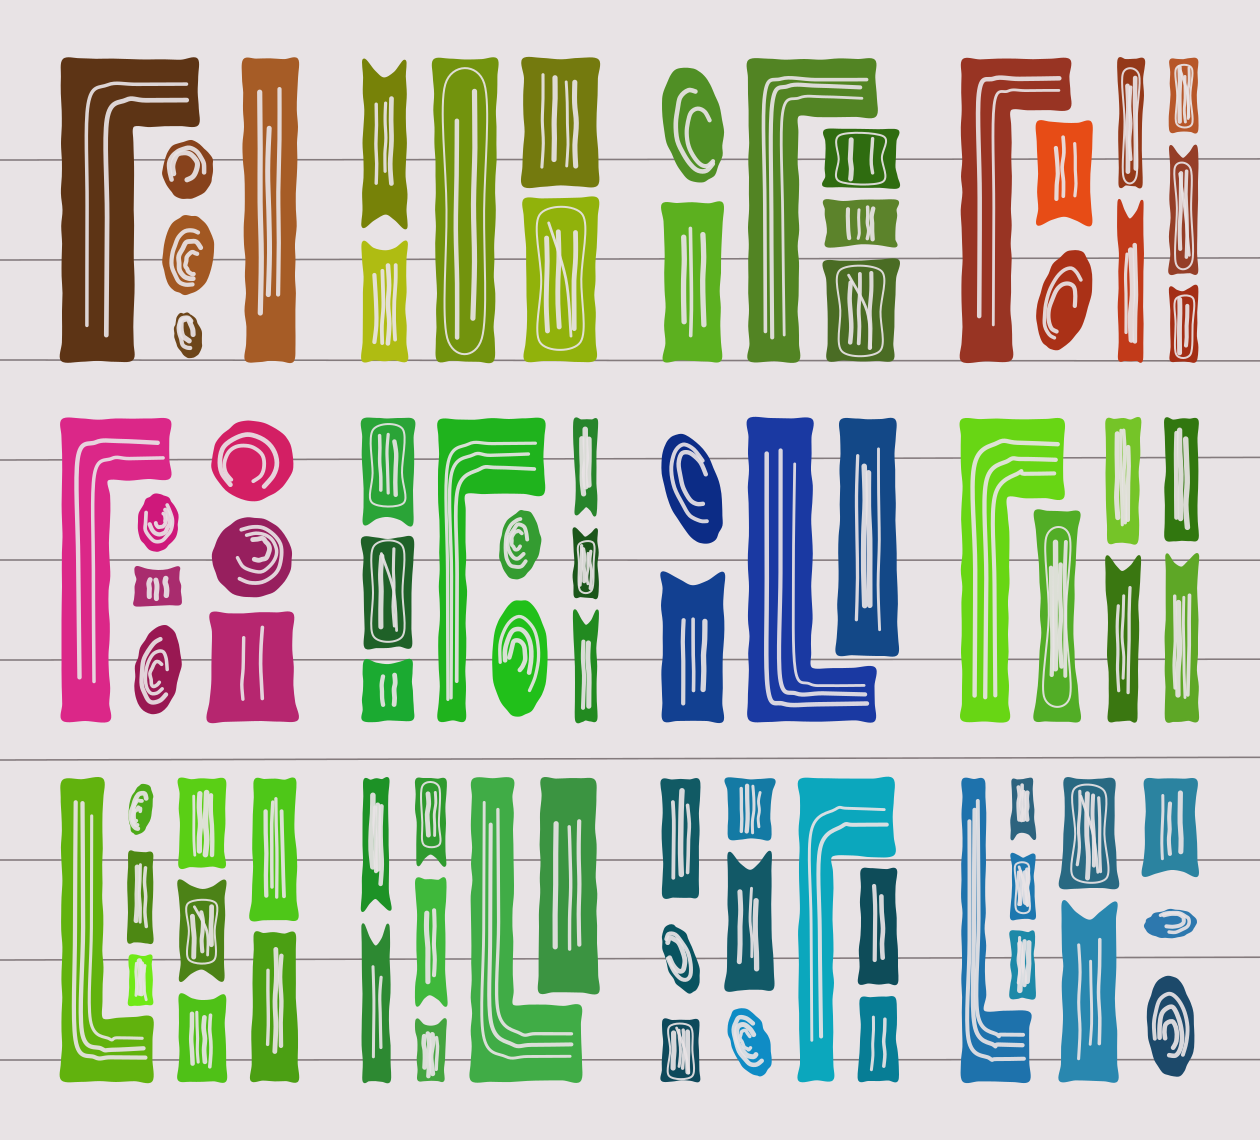

The Python source for this figure:
#!/usr/bin/env python3
"""
Random hand-drawn "alien script" glyph generator.

Each glyph is split into vertical columns, and each column is stacked with
segments: pinched bars, (optionally notched) blocks, and ovals with spiral
cut-outs. Everything is wobbled and drawn as a filled marker shape with white
"streak" gaps, like felt-tip on paper.

Each glyph gets a random hue; its shapes vary in shade.

Output is plain SVG (stdlib only). PNG too if cairosvg is installed.

  python3 glyphs.py                      # 3x4 sheet -> glyphs.svg
  python3 glyphs.py --rows 1 --cols 1 --size 400 --seed 42
  python3 glyphs.py --color "#1e8c2b" --png glyphs.png   # all shades of green
"""
import argparse
import colorsys
import math
import random

PAPER = "#e8e3e5"
RULE = "#5a4f52"


# ---------- geometry helpers ----------

def catmull_rom(pts, closed=True):
    """Turn a point list into a smooth SVG path (Catmull-Rom -> cubic Bezier)."""
    n = len(pts)
    if n < 2:
        return ""
    def P(i):
        return pts[i % n] if closed else pts[max(0, min(n - 1, i))]
    d = [f"M{pts[0][0]:.1f},{pts[0][1]:.1f}"]
    rng = range(n) if closed else range(n - 1)
    for i in rng:
        p0, p1, p2, p3 = P(i - 1), P(i), P(i + 1), P(i + 2)
        c1 = (p1[0] + (p2[0] - p0[0]) / 6, p1[1] + (p2[1] - p0[1]) / 6)
        c2 = (p2[0] - (p3[0] - p1[0]) / 6, p2[1] - (p3[1] - p1[1]) / 6)
        d.append(f"C{c1[0]:.1f},{c1[1]:.1f} {c2[0]:.1f},{c2[1]:.1f} {p2[0]:.1f},{p2[1]:.1f}")
    if closed:
        d.append("Z")
    return " ".join(d)


def _flip_path(d, y, h):
    """Mirror an SVG path (M/C/Z with absolute coords) vertically about y + h/2."""
    out = []
    for tok in d.split():
        cmd = tok[0] if tok[0].isalpha() else ""
        body = tok[len(cmd):]
        if "," in body:
            px, py = body.split(",")
            body = f"{px},{2 * y + h - float(py):.1f}"
        out.append(cmd + body)
    return " ".join(out)


def wobble(pts, amt, rng):
    return [(x + rng.uniform(-amt, amt), y + rng.uniform(-amt, amt)) for x, y in pts]


# ---------- shape primitives ----------

class Pen:
    def __init__(self, rng, color, scale):
        self.rng, self.color, self.s = rng, color, scale
        self.outline = False   # True: thick outlines only, no fill or streaks
        self.out = []

    def shape(self, pts, inner_paths):
        r, s = self.rng, self.s
        body = catmull_rom(wobble(pts, 1.2 * s, r))
        if self.outline:
            self.out.append(f'<path d="{body}" fill="none" stroke="{self.color}" '
                            f'stroke-width="{7*s:.1f}" stroke-linejoin="round"/>')
            return
        self.out.append(f'<path d="{body}" fill="{self.color}" stroke="{self.color}" '
                        f'stroke-width="{3*s:.1f}" stroke-linejoin="round"/>')
        for p, w in inner_paths:
            self.out.append(f'<path d="{p}" fill="none" stroke="{PAPER}" stroke-opacity="0.92" '
                            f'stroke-width="{w:.1f}" stroke-linecap="round"/>')

    def block(self, x, y, w, h, pinch=0.0, taper=0.0, notch_top=0.0, notch_bot=0.0):
        """Rectangle-ish block; pinch narrows the middle, notches bite the ends."""
        r, s = self.rng, self.s
        cx = x + w / 2

        def half(t):
            # never wider than the column: margin covers stroke + wobble, taper only narrows
            base = w / 2 - 3.5 * s
            shrink = abs(taper) * (t if taper > 0 else 1 - t)
            return base * (1 - pinch * math.sin(math.pi * t)) * (1 - shrink)

        def notch(u, depth):
            k = 1 - ((u - 0.5) / 0.32) ** 2
            return depth * h * math.sqrt(k) if k > 0 else 0.0

        n_h = max(6, int(h / (20 * s)))
        n_w = max(4, int(w / (20 * s)))
        pts = []
        for i in range(n_w + 1):                       # top, left -> right
            u = i / n_w
            pts.append((cx + (2 * u - 1) * half(0), y + notch(u, notch_top)))
        for i in range(1, n_h):                        # right side, down
            t = i / n_h
            pts.append((cx + half(t), y + t * h))
        for i in range(n_w, -1, -1):                   # bottom, right -> left
            u = i / n_w
            pts.append((cx + (2 * u - 1) * half(1), y + h - notch(u, notch_bot)))
        for i in range(n_h - 1, 0, -1):                # left side, up
            t = i / n_h
            pts.append((cx - half(t), y + t * h))

        # inner white streaks that follow the body's profile
        inner = []
        t0 = notch_top + 0.07 + r.uniform(0, 0.05)
        t1 = 1 - notch_bot - 0.07 - r.uniform(0, 0.05)
        style = r.choice(["streaks", "streaks", "frame"])
        if style == "frame" and w > 30 * s:
            # inset outline, sometimes with a diagonal like the 3rd column of the sketch
            fx = 0.62
            frame = ([(cx - fx * half(t0), y + t0 * h), (cx + fx * half(t0), y + t0 * h)] +
                     [(cx + fx * half(t), y + t * h) for t in (0.5, t1)] +
                     [(cx - fx * half(t1), y + t1 * h), (cx - fx * half(0.5), y + 0.5 * h)])
            inner.append((catmull_rom(wobble(frame, 1.5 * s, r)), 2.5 * s))
            if r.random() < 0.6:
                diag = [(cx - 0.3 * half(t0), y + (t0 + 0.05) * h),
                        (cx + 0.2 * half(0.5), y + 0.5 * h),
                        (cx + 0.35 * half(t1), y + (t1 - 0.05) * h)]
                inner.append((catmull_rom(wobble(diag, 2 * s, r), closed=False), 3.5 * s))
        n_lines = 1 if w < 25 * s else r.randint(2, 4)
        for k in range(n_lines):
            f = -0.55 + 1.1 * (k + 0.5) / n_lines + r.uniform(-0.08, 0.08)
            a, b = t0 + r.uniform(0, 0.15), t1 - r.uniform(0, 0.15)
            line = [(cx + f * half(t), y + t * h)
                    for t in (a + (b - a) * j / 4 for j in range(5))]
            inner.append((catmull_rom(wobble(line, 1.2 * s, r), closed=False),
                          r.uniform(3.5, 7) * s))
        self.shape(pts, inner)

    def ell(self, x, y, sw, h, reach, fh, top=False):
        """L shape: a stem `sw` wide and `h` tall, with a foot `fh` tall that runs
        `reach` px to the right (across the gap into the next column).
        top=True flips it so the foot is at the top (a Γ shape)."""
        r, s = self.rng, self.s
        m = 3.5 * s
        x0, x1, x2 = x + m, x + sw - m, x + reach - m        # stem left/right, foot end
        yb, yk = y + h, y + h - fh                           # bottom, knee (foot top)
        step = 20 * s

        def edge(a, b):
            n = max(2, int(math.dist(a, b) / step))
            return [(a[0] + (b[0] - a[0]) * i / n, a[1] + (b[1] - a[1]) * i / n) for i in range(n)]

        corners = [(x0, y), (x1, y), (x1, yk), (x2, yk), (x2, yb), (x0, yb)]
        pts = []
        for i in range(len(corners)):
            pts += edge(corners[i], corners[(i + 1) % len(corners)])

        # nested L-shaped streaks: lines nearer the left edge sit nearer the bottom
        inner = []
        n_lines = r.randint(2, 3)
        for k in range(n_lines):
            f = (k + 0.5) / n_lines + r.uniform(-0.06, 0.06)
            lx = x0 + (x1 - x0) * (0.2 + 0.6 * f)
            ly = yb - fh * (0.25 + 0.5 * f)
            top_y = y + h * r.uniform(0.07, 0.15)
            end_x = x2 - (x2 - x1) * r.uniform(0.08, 0.2)
            line = [(lx, top_y), (lx, (top_y + ly) / 2), (lx, ly - 0.3 * fh),
                    (lx + 0.3 * fh, ly), ((lx + end_x) / 2, ly), (end_x, ly)]
            inner.append((catmull_rom(wobble(line, 1.2 * s, r), closed=False),
                          r.uniform(3.5, 6) * s))

        if top:  # mirror vertically about the shape's middle
            flip = lambda p: (p[0], 2 * y + h - p[1])
            pts = [flip(p) for p in pts]
            inner = [(_flip_path(d, y, h), w) for d, w in inner]
        self.shape(pts, inner)

    def oval(self, cx, cy, rx, ry, rot=None):
        r, s = self.rng, self.s
        n = 28
        if rot is None:
            rot = r.uniform(-0.08, 0.08)
        cr, sr = math.cos(rot), math.sin(rot)

        def place(ex, ey, ox=cx, oy=cy):  # local ellipse coords -> page, with tilt
            return ox + ex * cr - ey * sr, oy + ex * sr + ey * cr

        pts = [place(rx * math.cos(2 * math.pi * i / n), ry * math.sin(2 * math.pi * i / n))
               for i in range(n)]
        # spiral-ish concentric arcs, drifting toward one side
        inner = []
        dx, dy = r.uniform(-0.25, 0.25) * rx, r.uniform(-0.25, 0.25) * ry
        start = r.uniform(0, 2 * math.pi)
        rings = r.randint(2, 3)
        for k in range(rings):
            f = 0.72 - k * 0.22
            ox, oy = dx * (k + 1) / rings, dy * (k + 1) / rings
            sweep = r.uniform(3.6, 5.4)
            arc = [place(ox + f * rx * math.cos(start + sweep * j / 10),
                         oy + f * ry * math.sin(start + sweep * j / 10)) for j in range(11)]
            inner.append((catmull_rom(wobble(arc, 1.0 * s, r), closed=False),
                          r.uniform(4, 6.5) * s))
        self.shape(pts, inner)


# ---------- colour ----------

def hex_to_hls(h):
    h = h.lstrip("#")
    return colorsys.rgb_to_hls(*(int(h[i:i + 2], 16) / 255 for i in (0, 2, 4)))


def hls_to_hex(hh, l, sat):
    return "#" + "".join(f"{round(c * 255):02x}" for c in colorsys.hls_to_rgb(hh % 1, l, sat))


def glyph_palette(rng, fixed=None):
    """Return a function giving shades of one hue: random hue per glyph, or a fixed base."""
    if fixed:
        hue, light, sat = hex_to_hls(fixed)
    else:
        hue, light, sat = rng.random(), rng.uniform(0.30, 0.42), rng.uniform(0.55, 0.85)
    def shade():
        return hls_to_hex(hue + rng.uniform(-0.02, 0.02),
                          min(0.55, max(0.18, light + rng.uniform(-0.12, 0.12))),
                          min(1.0, max(0.35, sat + rng.uniform(-0.15, 0.1))))
    return shade


# ---------- glyph layout ----------

def glyph(pen, x, y, W, H, fixed_color=None, l_chance=0.35, ellipse_chance=0.5):
    r, s = pen.rng, pen.s
    shade = glyph_palette(r, fixed_color)
    ncols = r.choice([3, 3, 4, 4])  # at least 3 columns per glyph
    weights = [r.uniform(0.6, 1.4) for _ in range(ncols)]
    gap_x = 0.09 * W
    gap_y = 0.05 * H
    usable = W - gap_x * (ncols - 1)
    widths = [usable * w / sum(weights) for w in weights]
    xs = [x + sum(widths[:i]) + gap_x * i for i in range(ncols)]

    reserved = {}  # column index -> ("top"|"bottom", height taken by an L's foot)
    for c in range(ncols):
        cx, cw = xs[c], widths[c]
        top, bot = y, y + H
        if c in reserved:
            side, fh = reserved[c]
            if side == "bottom":
                bot -= fh + gap_y
            else:
                top += fh + gap_y

        # maybe make this column an L whose foot runs under/over the next column
        if c < ncols - 1 and c not in reserved and r.random() < l_chance:
            fh = H * r.uniform(0.16, 0.26)
            is_top = r.random() < 0.35
            reach = xs[c + 1] + widths[c + 1] * r.uniform(0.6, 1.0) - cx
            pen.color = shade()
            pen.ell(cx, y, cw, H, reach, fh, top=is_top)
            reserved[c + 1] = ("top" if is_top else "bottom", fh)
            continue

        avail = bot - top
        nseg = r.choices([1, 2, 3], [3, 4, 3])[0]
        if avail < 0.5 * H:
            nseg = min(nseg, 2)
        hw = [r.uniform(0.5, 1.5) for _ in range(nseg)]
        usable_h = avail - gap_y * (nseg - 1)
        cy = top
        for i, hh in enumerate(hw):
            sh = usable_h * hh / sum(hw)
            aspect = sh / cw
            pen.color = shade()
            round_fit = aspect < 1.4 and r.random() < 0.65
            tall_fit = not round_fit and aspect < 2.6 and r.random() < ellipse_chance * 0.5
            if round_fit or tall_fit:
                maxw, maxh = cw / 2 - 4 * s, sh / 2 - 2 * s
                if tall_fit or r.random() < ellipse_chance:
                    # ellipse: stretched tall or wide, and tilted
                    if tall_fit or r.random() < 0.6:
                        ry = maxh * 0.95
                        rx = min(maxw, ry * r.uniform(0.4, 0.7))
                    else:
                        rx = maxw * 0.95
                        ry = min(maxh, rx * r.uniform(0.45, 0.65))
                    rot = r.uniform(-0.35, 0.35)
                    # shrink if the tilt pushes it past the column or segment
                    bw = math.hypot(rx * math.cos(rot), ry * math.sin(rot))
                    bh = math.hypot(rx * math.sin(rot), ry * math.cos(rot))
                    k = min(1.0, maxw / bw, maxh / bh)
                    pen.oval(cx + cw / 2, cy + sh / 2, rx * k, ry * k, rot)
                else:
                    rx, ry = maxw * r.uniform(0.75, 0.92), min(sh / 2, cw * 0.75) * 0.95
                    pen.oval(cx + cw / 2, cy + sh / 2, rx, ry)
            else:
                narrow = cw < 0.22 * W
                pen.block(
                    cx, cy, cw, sh,
                    pinch=r.uniform(0.25, 0.45) if (narrow and nseg == 1) else r.uniform(0, 0.08),
                    taper=r.uniform(-0.15, 0.15),
                    notch_top=r.uniform(0.06, 0.14) if (i > 0 or r.random() < 0.2) and r.random() < 0.5 else 0,
                    notch_bot=r.uniform(0.06, 0.14) if (i < nseg - 1) and r.random() < 0.5 else 0,
                )
            cy += sh + gap_y


def sheet(rows, cols, size, seed, color, ruled, l_chance=0.35, ellipse_chance=0.5, outline=False):
    rng = random.Random(seed)
    s = size / 300
    pad = 0.25 * size
    Wd, Ht = cols * (size + pad) + pad, rows * (size * 1.25 + pad) + pad
    pen = Pen(rng, color, s)
    pen.outline = outline
    parts = [f'<svg xmlns="http://www.w3.org/2000/svg" width="{Wd:.0f}" height="{Ht:.0f}" '
             f'viewBox="0 0 {Wd:.0f} {Ht:.0f}">',
             f'<rect width="100%" height="100%" fill="{PAPER}"/>']
    if ruled:
        step = size * 1.25 / 3
        yy = pad + step
        while yy < Ht:
            parts.append(f'<line x1="0" y1="{yy:.1f}" x2="{Wd:.0f}" y2="{yy+rng.uniform(-3,3):.1f}" '
                         f'stroke="{RULE}" stroke-width="{2*s:.1f}" opacity="0.7"/>')
            yy += step
    for rr in range(rows):
        for cc in range(cols):
            glyph(pen, pad + cc * (size + pad), pad + rr * (size * 1.25 + pad), size, size * 1.25, color, l_chance, ellipse_chance)
    parts += pen.out + ["</svg>"]
    return "\n".join(parts)


if __name__ == "__main__":
    ap = argparse.ArgumentParser(description=__doc__, formatter_class=argparse.RawDescriptionHelpFormatter)
    ap.add_argument("--rows", type=int, default=3)
    ap.add_argument("--cols", type=int, default=4)
    ap.add_argument("--size", type=float, default=240, help="glyph width in px")
    ap.add_argument("--seed", type=int, default=None)
    ap.add_argument("--color", default=None,
                    help="fix every glyph to shades of this colour (default: random hue per glyph)")
    ap.add_argument("--l-chance", type=float, default=0.35,
                    help="chance (0-1) a column becomes an L reaching into the next one")
    ap.add_argument("--ellipse-chance", type=float, default=0.5,
                    help="chance (0-1) a circle becomes a stretched, tilted ellipse")
    ap.add_argument("--outline", action="store_true", help="thick outlines only, no fill or streaks")
    ap.add_argument("--lines", action="store_true", help="draw ruled-paper lines behind the glyphs")
    ap.add_argument("--out", default="glyphs.svg")
    ap.add_argument("--png", help="also write a PNG (needs: pip install cairosvg)")
    a = ap.parse_args()

    svg = sheet(a.rows, a.cols, a.size, a.seed, a.color, a.lines, a.l_chance, a.ellipse_chance, a.outline)
    with open(a.out, "w") as f:
        f.write(svg)
    print(f"wrote {a.out}")
    if a.png:
        import cairosvg
        cairosvg.svg2png(bytestring=svg.encode(), write_to=a.png)
        print(f"wrote {a.png}")
